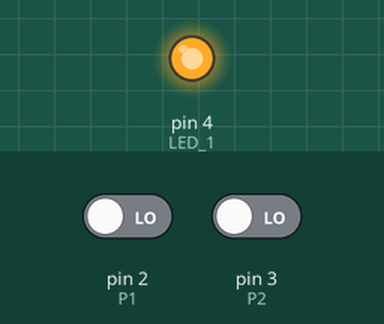
The sketch below on a simulated Arduino Uno, built with avr-gcc and run on an emulated ATmega328P. On the bench: output pins drawn as LEDs (lit = HIGH). The inputs (shaded band) are chosen by the test bench; at power-on: pin 2 (P1) LOW, pin 3 (P2) LOW.

Above: at 1.2 s.
1.3 s: pin 2 (P1) driven HIGH
At 2.3 s:
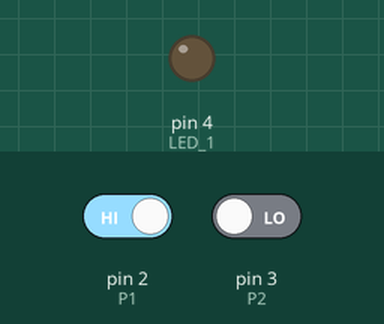
2.8 s: pin 2 (P1) driven LOW
At 3.4 s:
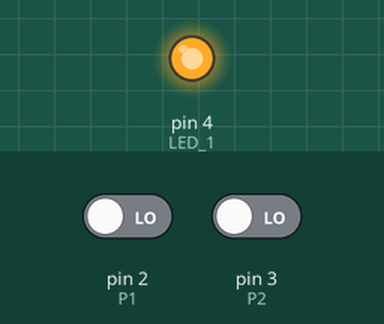
4.3 s: pin 3 (P2) driven HIGH
At 4.6 s:
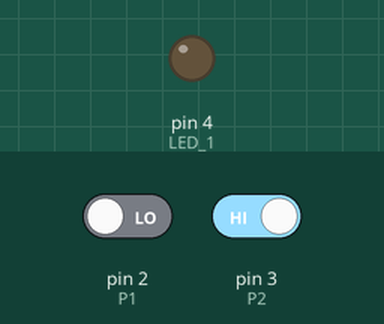
Timing chart, 0 to 7.3 s (numbered marks = the images above; inputs shaded):
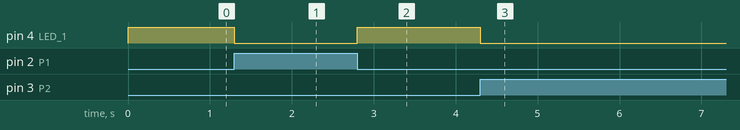

The sketch:

MaiAlexandreA1.ino
```cpp
#define P1 2
#define P2 3
#define LED_1 4
#define Led1On digitalWrite(LED_1, HIGH)
#define Led1Off digitalWrite(LED_1, LOW)

void setup()
{
    pinMode(P1, INPUT);
    pinMode(P2, INPUT);
    pinMode(LED_1, OUTPUT);
}

void loop()
{
    if (pIsDown(P1) && pIsDown(P2))
    {
        Led1On;
    }
    else {
        Led1Off;
    }
}

bool pIsDown(uint8_t pin)
{
    return digitalRead(pin) == 0;
}
```

Measured:
- after the input at 1.3 s, pin 4 (LED_1): HIGH → LOW at once
- after the input at 2.8 s, pin 4 (LED_1): LOW → HIGH at once
- after the input at 4.3 s, pin 4 (LED_1): HIGH → LOW at once
